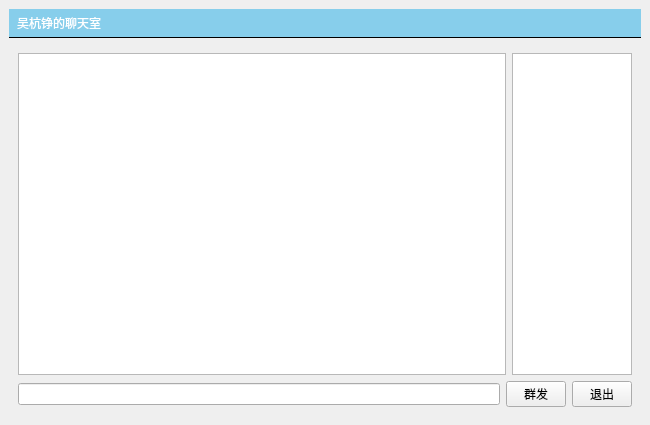
<?xml version="1.0" encoding="UTF-8"?>
<ui version="4.0">
 <class>MainWindow</class>
 <widget class="QMainWindow" name="MainWindow">
  <property name="geometry">
   <rect>
    <x>0</x>
    <y>0</y>
    <width>650</width>
    <height>425</height>
   </rect>
  </property>
  <property name="windowTitle">
   <string>聊天室客户端</string>
  </property>
  <widget class="QWidget" name="centralwidget">
   <layout class="QVBoxLayout" name="verticalLayout">
    <item>
     <widget class="QLabel" name="titleLabel">
      <property name="styleSheet">
       <string notr="true">#titleLabel{
background:white;
border:none;
border-bottom:1px solid black;
padding:5px;
font:24pt&quot;黑体&quot;;
color:rgb(255,255,255);
background-color:rgba(135,206,235,1);
}

#mainFrame{
border:none;
background:white;
}
#loginFrame{
background: qlineargradient(x1:0,y1:0,x2:0,y2:1,stop:0 #ddf,stop:1 #aaf);
border: 1px solid gray;
padding: 10px;
border-radius: 25px;
}</string>
      </property>
      <property name="text">
       <string>吴杭铮的聊天室</string>
      </property>
     </widget>
    </item>
    <item>
     <widget class="QStackedWidget" name="stackedWidget">
      <property name="currentIndex">
       <number>0</number>
      </property>
      <widget class="QWidget" name="chatPage">
       <layout class="QVBoxLayout" name="verticalLayout_3">
        <item>
         <layout class="QHBoxLayout" name="horizontalLayout">
          <item>
           <widget class="QTextEdit" name="roomTextEdit"/>
          </item>
          <item>
           <widget class="QListWidget" name="userListWidget">
            <property name="maximumSize">
             <size>
              <width>120</width>
              <height>16777215</height>
             </size>
            </property>
           </widget>
          </item>
         </layout>
        </item>
        <item>
         <layout class="QHBoxLayout" name="horizontalLayout_2">
          <item>
           <widget class="QLineEdit" name="sayLineEdit">
            <property name="minimumSize">
             <size>
              <width>235</width>
              <height>0</height>
             </size>
            </property>
            <property name="maximumSize">
             <size>
              <width>500</width>
              <height>16777215</height>
             </size>
            </property>
           </widget>
          </item>
          <item>
           <widget class="QPushButton" name="sayButton">
            <property name="minimumSize">
             <size>
              <width>50</width>
              <height>0</height>
             </size>
            </property>
            <property name="maximumSize">
             <size>
              <width>60</width>
              <height>16777215</height>
             </size>
            </property>
            <property name="text">
             <string>群发</string>
            </property>
           </widget>
          </item>
          <item>
           <widget class="QPushButton" name="logoutButton">
            <property name="minimumSize">
             <size>
              <width>50</width>
              <height>0</height>
             </size>
            </property>
            <property name="maximumSize">
             <size>
              <width>60</width>
              <height>16777215</height>
             </size>
            </property>
            <property name="text">
             <string>退出</string>
            </property>
           </widget>
          </item>
         </layout>
        </item>
       </layout>
      </widget>
      <widget class="QWidget" name="loginPage">
       <layout class="QGridLayout" name="gridLayout_3">
        <item row="0" column="1">
         <spacer name="verticalSpacer_3">
          <property name="orientation">
           <enum>Qt::Orientation::Vertical</enum>
          </property>
          <property name="sizeHint" stdset="0">
           <size>
            <width>20</width>
            <height>71</height>
           </size>
          </property>
         </spacer>
        </item>
        <item row="1" column="0">
         <spacer name="horizontalSpacer">
          <property name="orientation">
           <enum>Qt::Orientation::Horizontal</enum>
          </property>
          <property name="sizeHint" stdset="0">
           <size>
            <width>109</width>
            <height>20</height>
           </size>
          </property>
         </spacer>
        </item>
        <item row="1" column="1">
         <widget class="QFrame" name="loginFrame">
          <property name="styleSheet">
           <string notr="true">#loginFrame{
background: qlineargradient(x1:0,y1:0,x2:0,y2:1,stop:0 #e6f7ff,stop:1 #b3e5fc);
border: 1px solid gray;
padding: 10px;
border-radius: 25px;
}</string>
          </property>
          <property name="frameShape">
           <enum>QFrame::Shape::StyledPanel</enum>
          </property>
          <property name="frameShadow">
           <enum>QFrame::Shadow::Raised</enum>
          </property>
          <layout class="QVBoxLayout" name="verticalLayout_2">
           <item>
            <layout class="QGridLayout" name="gridLayout">
             <item row="0" column="1">
              <widget class="QLineEdit" name="serverEdit">
               <property name="text">
                <string>127.0.0.1</string>
               </property>
              </widget>
             </item>
             <item row="0" column="0">
              <widget class="QLabel" name="label_2">
               <property name="text">
                <string>服务器地址：</string>
               </property>
              </widget>
             </item>
             <item row="1" column="1">
              <widget class="QLineEdit" name="usernameEdit">
               <property name="text">
                <string>keng</string>
               </property>
              </widget>
             </item>
             <item row="1" column="0">
              <widget class="QLabel" name="label_3">
               <property name="text">
                <string>昵称：</string>
               </property>
              </widget>
             </item>
            </layout>
           </item>
           <item>
            <spacer name="verticalSpacer">
             <property name="orientation">
              <enum>Qt::Orientation::Vertical</enum>
             </property>
             <property name="sizeType">
              <enum>QSizePolicy::Policy::Fixed</enum>
             </property>
             <property name="sizeHint" stdset="0">
              <size>
               <width>20</width>
               <height>15</height>
              </size>
             </property>
            </spacer>
           </item>
           <item>
            <widget class="QPushButton" name="loginButton">
             <property name="text">
              <string>登录聊天室</string>
             </property>
            </widget>
           </item>
          </layout>
         </widget>
        </item>
        <item row="1" column="2">
         <spacer name="horizontalSpacer_2">
          <property name="orientation">
           <enum>Qt::Orientation::Horizontal</enum>
          </property>
          <property name="sizeHint" stdset="0">
           <size>
            <width>108</width>
            <height>20</height>
           </size>
          </property>
         </spacer>
        </item>
        <item row="2" column="1">
         <spacer name="verticalSpacer_4">
          <property name="orientation">
           <enum>Qt::Orientation::Vertical</enum>
          </property>
          <property name="sizeHint" stdset="0">
           <size>
            <width>20</width>
            <height>70</height>
           </size>
          </property>
         </spacer>
        </item>
       </layout>
      </widget>
     </widget>
    </item>
   </layout>
  </widget>
 </widget>
 <tabstops>
  <tabstop>serverEdit</tabstop>
  <tabstop>usernameEdit</tabstop>
  <tabstop>loginButton</tabstop>
  <tabstop>roomTextEdit</tabstop>
  <tabstop>sayLineEdit</tabstop>
  <tabstop>sayButton</tabstop>
  <tabstop>userListWidget</tabstop>
  <tabstop>logoutButton</tabstop>
 </tabstops>
 <resources/>
 <connections/>
</ui>
